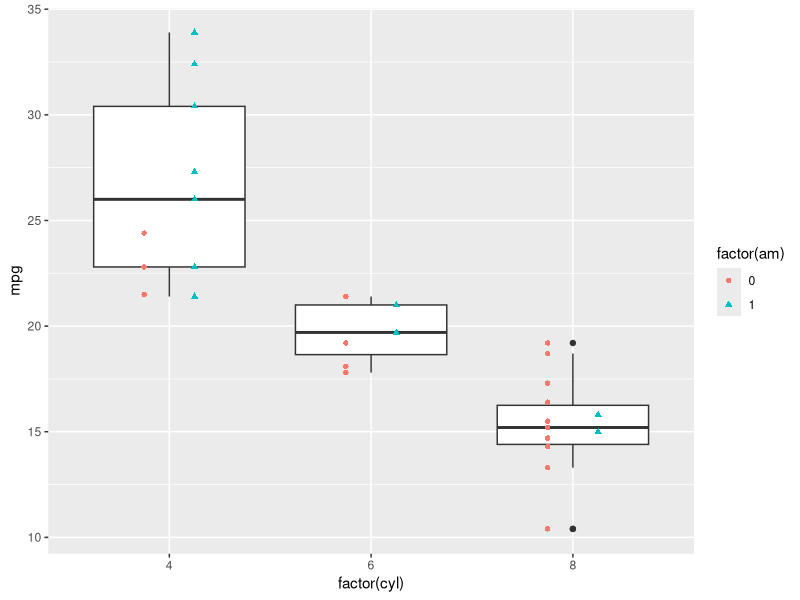

Reproduce this figure in R.
library(ggplot2)

ggplot(mtcars,aes(factor(cyl),mpg))+geom_boxplot()+
  geom_point(aes(color=factor(am),shape=factor(am)),position=position_dodge(width=0.5))